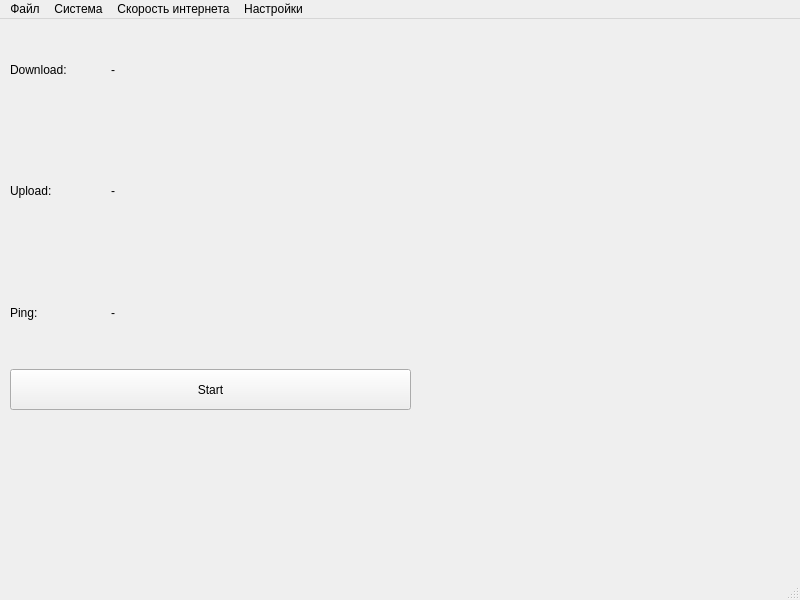
<?xml version="1.0" encoding="UTF-8"?>
<ui version="4.0">
 <class>MainWindow</class>
 <widget class="QMainWindow" name="MainWindow">
  <property name="geometry">
   <rect>
    <x>0</x>
    <y>0</y>
    <width>800</width>
    <height>600</height>
   </rect>
  </property>
  <property name="windowTitle">
   <string>MainWindow</string>
  </property>
  <widget class="QWidget" name="centralwidget">
   <widget class="QWidget" name="layoutWidget">
    <property name="geometry">
     <rect>
      <x>10</x>
      <y>10</y>
      <width>401</width>
      <height>324</height>
     </rect>
    </property>
    <layout class="QHBoxLayout" name="horizontalLayout_6">
     <property name="spacing">
      <number>0</number>
     </property>
     <item>
      <widget class="QFrame" name="frame_1">
       <layout class="QGridLayout" name="gridLayout">
        <property name="leftMargin">
         <number>0</number>
        </property>
        <property name="topMargin">
         <number>0</number>
        </property>
        <property name="rightMargin">
         <number>0</number>
        </property>
        <property name="bottomMargin">
         <number>0</number>
        </property>
        <property name="spacing">
         <number>0</number>
        </property>
        <item row="0" column="0">
         <layout class="QVBoxLayout" name="verticalLayout_2">
          <item>
           <widget class="QLabel" name="label_11">
            <property name="text">
             <string>Download:</string>
            </property>
           </widget>
          </item>
          <item>
           <spacer name="verticalSpacer_5">
            <property name="orientation">
             <enum>Qt::Vertical</enum>
            </property>
            <property name="sizeType">
             <enum>QSizePolicy::Fixed</enum>
            </property>
            <property name="sizeHint" stdset="0">
             <size>
              <width>20</width>
              <height>40</height>
             </size>
            </property>
           </spacer>
          </item>
          <item>
           <widget class="QLabel" name="label_13">
            <property name="text">
             <string>Upload:</string>
            </property>
           </widget>
          </item>
          <item>
           <spacer name="verticalSpacer_6">
            <property name="orientation">
             <enum>Qt::Vertical</enum>
            </property>
            <property name="sizeType">
             <enum>QSizePolicy::Fixed</enum>
            </property>
            <property name="sizeHint" stdset="0">
             <size>
              <width>20</width>
              <height>40</height>
             </size>
            </property>
           </spacer>
          </item>
          <item>
           <widget class="QLabel" name="label_15">
            <property name="text">
             <string>Ping:</string>
            </property>
           </widget>
          </item>
         </layout>
        </item>
       </layout>
      </widget>
     </item>
     <item>
      <spacer name="horizontalSpacer_11">
       <property name="orientation">
        <enum>Qt::Horizontal</enum>
       </property>
       <property name="sizeType">
        <enum>QSizePolicy::Fixed</enum>
       </property>
       <property name="sizeHint" stdset="0">
        <size>
         <width>10</width>
         <height>20</height>
        </size>
       </property>
      </spacer>
     </item>
     <item>
      <widget class="QFrame" name="frame_2">
       <layout class="QGridLayout" name="gridLayout_2">
        <property name="leftMargin">
         <number>0</number>
        </property>
        <property name="topMargin">
         <number>0</number>
        </property>
        <property name="rightMargin">
         <number>0</number>
        </property>
        <property name="bottomMargin">
         <number>0</number>
        </property>
        <property name="spacing">
         <number>0</number>
        </property>
        <item row="0" column="0">
         <layout class="QVBoxLayout" name="verticalLayout_3">
          <item>
           <widget class="QLabel" name="cpu_L">
            <property name="minimumSize">
             <size>
              <width>300</width>
              <height>0</height>
             </size>
            </property>
            <property name="text">
             <string>-</string>
            </property>
           </widget>
          </item>
          <item>
           <spacer name="verticalSpacer_9">
            <property name="orientation">
             <enum>Qt::Vertical</enum>
            </property>
            <property name="sizeType">
             <enum>QSizePolicy::Fixed</enum>
            </property>
            <property name="sizeHint" stdset="0">
             <size>
              <width>20</width>
              <height>40</height>
             </size>
            </property>
           </spacer>
          </item>
          <item>
           <widget class="QLabel" name="ram_L">
            <property name="text">
             <string>-</string>
            </property>
           </widget>
          </item>
          <item>
           <spacer name="verticalSpacer_10">
            <property name="orientation">
             <enum>Qt::Vertical</enum>
            </property>
            <property name="sizeType">
             <enum>QSizePolicy::Fixed</enum>
            </property>
            <property name="sizeHint" stdset="0">
             <size>
              <width>20</width>
              <height>40</height>
             </size>
            </property>
           </spacer>
          </item>
          <item>
           <widget class="QLabel" name="disk_L">
            <property name="text">
             <string>-</string>
            </property>
           </widget>
          </item>
         </layout>
        </item>
       </layout>
      </widget>
     </item>
    </layout>
   </widget>
   <widget class="QPushButton" name="pushButton">
    <property name="geometry">
     <rect>
      <x>10</x>
      <y>350</y>
      <width>401</width>
      <height>41</height>
     </rect>
    </property>
    <property name="text">
     <string>Start</string>
    </property>
   </widget>
  </widget>
  <widget class="QMenuBar" name="menubar">
   <property name="geometry">
    <rect>
     <x>0</x>
     <y>0</y>
     <width>800</width>
     <height>26</height>
    </rect>
   </property>
   <widget class="QMenu" name="menu">
    <property name="title">
     <string>Файл</string>
    </property>
    <widget class="QMenu" name="menu_5">
     <property name="title">
      <string>Экспорт</string>
     </property>
     <addaction name="actionWord"/>
     <addaction name="actiontxt"/>
     <addaction name="actionpdf"/>
     <addaction name="actionhtml"/>
    </widget>
    <addaction name="menu_5"/>
   </widget>
   <widget class="QMenu" name="menu_2">
    <property name="title">
     <string>Система</string>
    </property>
   </widget>
   <widget class="QMenu" name="menu_3">
    <property name="title">
     <string>Скорость интернета</string>
    </property>
   </widget>
   <widget class="QMenu" name="menu_4">
    <property name="title">
     <string>Настройки</string>
    </property>
   </widget>
   <addaction name="menu"/>
   <addaction name="menu_2"/>
   <addaction name="menu_3"/>
   <addaction name="menu_4"/>
  </widget>
  <widget class="QStatusBar" name="statusbar"/>
  <action name="actionWord">
   <property name="text">
    <string>Word</string>
   </property>
  </action>
  <action name="actiontxt">
   <property name="text">
    <string>txt</string>
   </property>
  </action>
  <action name="actionpdf">
   <property name="text">
    <string>pdf</string>
   </property>
  </action>
  <action name="actionhtml">
   <property name="text">
    <string>html</string>
   </property>
  </action>
 </widget>
 <resources/>
 <connections/>
</ui>
